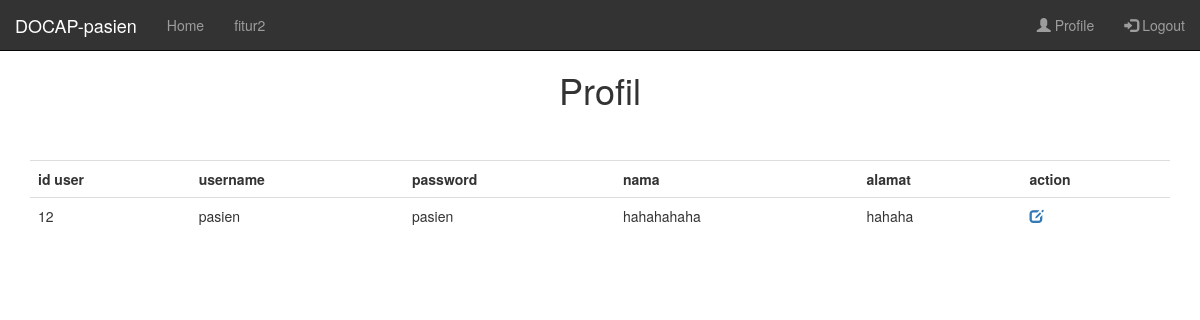
Page /index.php?controller=patient&action=showPatientProfile (signed in) on the earlier database version.
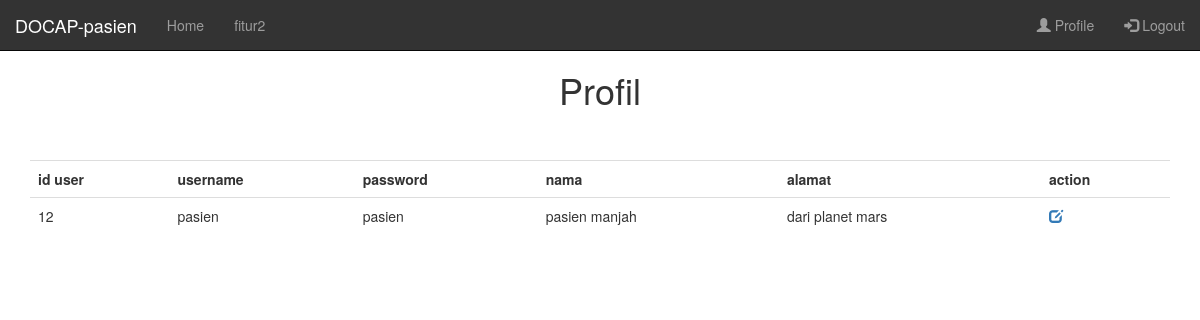
Same page on the later database version.
### tables this page shows
CREATE TABLE `users` (
  `id_user` int(11) NOT NULL,
  `username` varchar(100) NOT NULL,
  `password` varchar(100) NOT NULL,
  `level` int(1) NOT NULL,
  `nama` varchar(250) NOT NULL,
  `alamat` varchar(255) NOT NULL,
  `no_ktp` varchar(16) NOT NULL
);

### controllers/c_patient.php (called while the page is built, shortened)
<?php
class PatientController{
public function showPatientProfile()
{
  $posts = Patient::showPatientProfile();
  require_once("views/pages/patientProfile.php");
}
}
 ?>

### routes.php (called while the page is built, shortened)
<?php
function call($controller, $action){
  switch ($controller) {
    case 'patient':
    $controller=new PatientController();
    require_once('models/m_patient.php');
    break;
  }
  $controller ->{ $action }();
}
call($controller,$action);
?>

### index.php (called while the page is built, shortened)
<?php
require_once('views/layout.php');
 ?>

### models/m_patient.php (called while the page is built, shortened)
<?php
class Patient{
public static function showPatientProfile(){
  $list=[];
  $db = DB::getInstance();
  $req = $db->query("SELECT * from users where id_user=".$_SESSION['id_user']."");
  foreach ($req->fetchAll() as $post) {
    $list[] = array(
      'id_user' => $post['id_user'],
      'username' => $post['username'],
      'password' => $post['password'],
      'nama' => $post['nama'],
      'alamat' => $post['alamat'],
    );
  }
  return $list;
}
}
 ?>

### views/pages/patientProfile.php (the view, shortened to what this page needs)
<?php require_once('views/layoutPatient.php'); ?>
<!DOCTYPE html>
<html>
  <head>
  </head>
  <body>
    <div class="padding-about">
        <h1 align="center">Profil</h1>
        <div class="container">
    <br><br>
    <table class="table table-hover">
      <th>id user</th>
      <th>username</th>
      <th>password</th>
      <th>nama</th>
      <th>alamat</th>
      <th>action</th>
      <?php foreach ($posts as $post) { ?>
        <tr>
          <td><?php echo $post['id_user']  ?></td>
          <td><?php echo $post['username'] ?></td>
          <td><?php echo $post['password'] ?></td>
          <td><?php echo $post['nama']  ?></td>
          <td><?php echo $post['alamat']  ?></td>
          <td>
            <a href="?controller=patient&action=editPatientProfile&id=<?php echo $post['id_user'] ?>"><span class="glyphicon glyphicon-edit"></span></a>
          </td>
        </tr><?php } ?>
    </table>
        </div>
    </div>
  </body>
</html>

Differences in the rows shown:
changed users "pasien": nama "hahahahaha" → "pasien manjah"; alamat "hahaha" → "dari planet mars"
